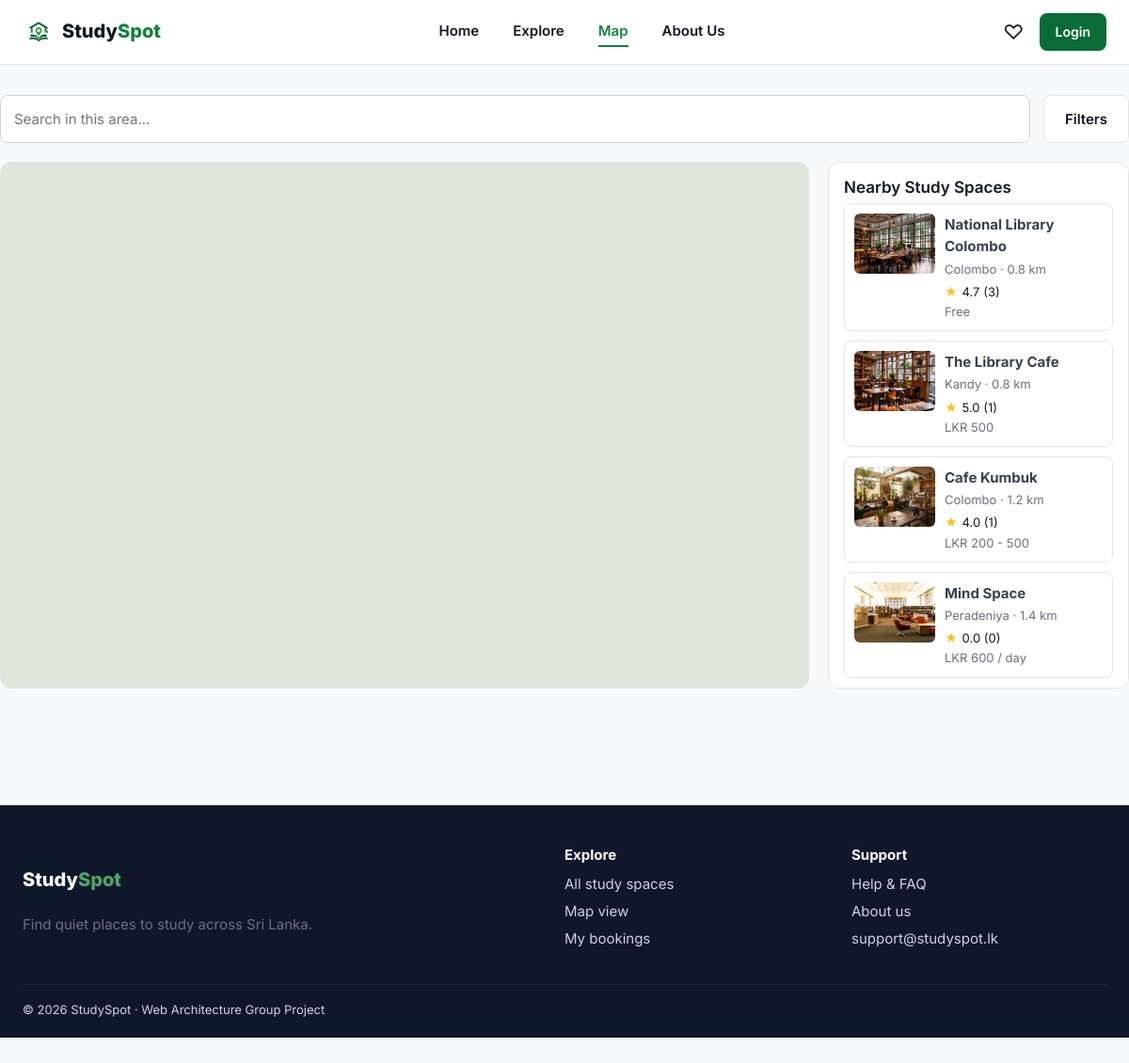
/pages/map.php, run on the app's committed database.
### tables this page shows
CREATE TABLE places (
  id            INT AUTO_INCREMENT PRIMARY KEY,
  name          VARCHAR(150) NOT NULL,
  type          ENUM('library','cafe','coworking','university') NOT NULL,
  city          VARCHAR(100) NOT NULL,
  address       VARCHAR(255) NOT NULL,
  latitude      DECIMAL(10,7) DEFAULT NULL,
  longitude     DECIMAL(10,7) DEFAULT NULL,
  distance_km   DECIMAL(4,1) DEFAULT 0.0,
  wifi          ENUM('none','free','paid') DEFAULT 'free',
  wifi_note     VARCHAR(100) DEFAULT 'High Speed',
  noise_level   ENUM('very_quiet','quiet','moderate','lively') DEFAULT 'quiet',
  noise_note    VARCHAR(100) DEFAULT 'Perfect for deep focus',
  cost_type     ENUM('free','1-200','201-500','500+') DEFAULT 'free',
  cost_label    VARCHAR(60) DEFAULT 'Free',
  price         DECIMAL(10,2) DEFAULT 0.00,
  open_time     TIME DEFAULT '08:00:00',
  close_time    TIME DEFAULT '20:00:00',
  open_days     VARCHAR(60) DEFAULT 'Monday - Sunday',
  description   TEXT,
  cover_image   VARCHAR(255) DEFAULT NULL,
  facilities    VARCHAR(255) DEFAULT 'Power Outlets,Parking,Air Conditioning,Drinking Water,Restrooms',
  created_at    TIMESTAMP DEFAULT CURRENT_TIMESTAMP
);

### includes/functions.php (called while the page is built, shortened)
<?php
function url(string $path = ''): string
{
    return BASE_URL . '/' . ltrim($path, '/');
}
function asset(string $path): string
{
    return url('assets/' . ltrim($path, '/'));
}
function e(?string $value): string
{
    return htmlspecialchars((string)$value, ENT_QUOTES, 'UTF-8');
}
function is_logged_in(): bool
{
    return isset($_SESSION['user_id']);
}
function place_image(?string $file): string
{
    if ($file && file_exists(__DIR__ . '/../assets/img/' . $file)) {
        return asset('img/' . $file);
    }
    return asset('img/placeholder.svg');
}
    ?>

### pages/map.php (the view, shortened to what this page needs)
<?php
require_once __DIR__ . '/../includes/functions.php';
$q = trim($_GET['q'] ?? '');
$sql    = 'SELECT p.*, COALESCE(AVG(r.rating),0) AS avg_rating, COUNT(r.id) AS review_count
           FROM places p LEFT JOIN reviews r ON r.place_id = p.id';
$params = [];
$sql .= ' GROUP BY p.id ORDER BY p.distance_km ASC';
$stmt = $pdo->prepare($sql);
$stmt->execute($params);
$places = $stmt->fetchAll();
$centerLat = $places[0]['latitude']  ?? 6.9271;
$centerLng = $places[0]['longitude'] ?? 79.8612;
$bbox = ($centerLng - 0.25) . ',' . ($centerLat - 0.2) . ',' . ($centerLng + 0.25) . ',' . ($centerLat + 0.2);
$active     = 'map';
require __DIR__ . '/../includes/header.php';
?>
<div class="container page">
    <form method="get" action="<?= url('pages/map.php') ?>" style="display:flex;gap:14px;margin-bottom:20px;">
        <input type="search" name="q" value="<?= e($q) ?>" placeholder="Search in this area...">
        <button class="btn btn--ghost" type="submit">Filters</button>
    </form>
    <div class="map-wrap">
        <div class="map-canvas">
            <iframe
                title="Study spaces map"
                loading="lazy"
                src="https://www.openstreetmap.org/export/embed.html?bbox=<?= e($bbox) ?>&amp;layer=mapnik&amp;marker=<?= e($centerLat) ?>,<?= e($centerLng) ?>">
            </iframe>
        </div>
        <aside class="map-list">
            <h3>Nearby Study Spaces</h3>
            <?php foreach ($places as $p): ?>
                <a class="map-list__item" href="<?= url('pages/place.php') ?>?id=<?= (int)$p['id'] ?>">
                    <img src="<?= e(place_image($p['cover_image'])) ?>" alt="">
                    <div>
                        <b><?= e($p['name']) ?></b>
                        <p class="muted" style="margin:2px 0;font-size:13px;"><?= e($p['city']) ?> &middot; <?= e($p['distance_km']) ?> km</p>
                        <span class="rating" style="font-size:13px;"><span class="star">&#9733;</span>
                            <?= number_format((float)$p['avg_rating'], 1) ?> (<?= (int)$p['review_count'] ?>)</span>
                        <span class="muted" style="font-size:13px;display:block;"><?= e($p['cost_label']) ?></span>
                    </div>
                </a>
            <?php endforeach; ?>
        </aside>
    </div>
</div>
<?php require __DIR__ . '/../includes/footer.php'; ?>

### includes/header.php (shortened to what this page needs)
<?php
require_once __DIR__ . '/functions.php';
$active     = $active ?? '';
$hide_nav   = $hide_nav ?? false;
?>
<!DOCTYPE html>
<html lang="en">
<head>
    <link rel="stylesheet" href="<?= asset('css/style.css') ?>">
</head>
<body>
<?php if (!$hide_nav): ?>
<header class="topbar">
    <div class="topbar__inner">
        <a class="logo" href="<?= url('index.php') ?>">
            <img class="logo__mark" src="<?= asset('img/logo.png') ?>" alt="" width="34" height="34">
            <span class="logo__text">Study<span>Spot</span></span>
        </a>
        <nav class="nav" id="mainNav">
            <a href="<?= url('index.php') ?>"   class="<?= $active === 'home' ? 'is-active' : '' ?>">Home</a>
            <a href="<?= url('pages/explore.php') ?>" class="<?= $active === 'explore' ? 'is-active' : '' ?>">Explore</a>
            <a href="<?= url('pages/map.php') ?>"     class="<?= $active === 'map' ? 'is-active' : '' ?>">Map</a>
            <a href="<?= url('pages/about.php') ?>"   class="<?= $active === 'about' ? 'is-active' : '' ?>">About Us</a>
        </nav>
        <div class="topbar__actions">
            <a href="<?= url('pages/favorites.php') ?>" class="icon-btn" title="My Favourites">&#9825;</a>
            <?php if (is_logged_in()): ?>
                <a href="<?= url('pages/profile.php') ?>" class="avatar" title="<?= e($_SESSION['full_name']) ?>">
                    <?= e(strtoupper(substr($_SESSION['full_name'], 0, 1))) ?>
                </a>
            <?php else: ?>
                <a href="<?= url('pages/login.php') ?>" class="btn btn--sm">Login</a>
            <?php endif; ?>
        </div>
    </div>
</header>
<?php endif; ?>
<main>

### includes/footer.php (shortened to what this page needs)
</main>
<footer class="site-footer">
    <div class="site-footer__inner">
        <div>
            <p class="logo__text logo__text--footer">Study<span>Spot</span></p>
            <p class="muted">Find quiet places to study across Sri Lanka.</p>
        </div>
        <div>
            <h4>Explore</h4>
            <a href="<?= url('pages/explore.php') ?>">All study spaces</a>
            <a href="<?= url('pages/map.php') ?>">Map view</a>
            <a href="<?= url('pages/my-bookings.php') ?>">My bookings</a>
        </div>
        <div>
            <h4>Support</h4>
            <a href="<?= url('pages/help.php') ?>">Help &amp; FAQ</a>
            <a href="<?= url('pages/about.php') ?>">About us</a>
            <a href="mailto:support@studyspot.lk">support@studyspot.lk</a>
        </div>
    </div>
    <p class="site-footer__bottom">&copy; <?= date('Y') ?> StudySpot &middot; Web Architecture Group Project</p>
</footer>
</body>
</html>

### assets/css/style.css (style rules this page uses)
:root { --green-900:#0B6B37; --green-700:#15803D; --green-500:#4CA76A; --green-100:#D7EEDC; --green-50:#EFF7F0; --ink:#111827; --body:#374151; --muted:#6B7280; --line:#E5E5E5; --bg:#F8F9FA; --white:#FFFFFF; --star:#FBBF24; --heart:#F43F5E; --radius:10px; --shadow:0 1px 3px rgba(16,24,40,.08); --shadow-lg:0 6px 20px rgba(16,24,40,.10); }
* { box-sizing:border-box; }
html { scroll-behavior:smooth; }
body { margin:0; font-family:'Inter',-apple-system,Segoe UI,Roboto,sans-serif; background:var(--bg); color:var(--body); font-size:15px; line-height:1.55; }
h1,h2,h3,h4 { color:var(--ink);margin:0 0 .4em;line-height:1.2; }
h3 { font-size:17px;font-weight:600; }
a { color:inherit;text-decoration:none; }
img { max-width:100%;display:block; }
.muted { color:var(--muted); }
.container { max-width:1200px;margin:0 auto;padding:0 24px; }
.page { padding:32px 0 64px; }
.topbar { background:var(--white);border-bottom:1px solid var(--line);position:sticky;top:0;z-index:40; }
.topbar__inner { max-width:1360px;margin:0 auto;padding:14px 24px;display:flex;align-items:center;gap:24px; }
.logo { display:flex;align-items:center;gap:8px; }
.logo__mark { width:34px;height:34px;object-fit:contain; }
.logo__text { font-size:20px;font-weight:800;color:var(--ink); }
.logo__text span { color:var(--green-700); }
.logo__text--footer { color:var(--white); }
.logo__text--footer span { color:var(--green-500); }
.nav { display:flex;gap:36px;margin:0 auto; }
.nav a { font-weight:600;color:var(--ink);padding:4px 0; }
.nav a.is-active { color:var(--green-700);border-bottom:2px solid var(--green-700); }
.topbar__actions { display:flex;align-items:center;gap:16px; }
.icon-btn { font-size:22px;line-height:1;color:var(--ink); }
.btn { display:inline-flex;align-items:center;justify-content:center;gap:8px; padding:12px 22px;border-radius:8px;border:1px solid transparent; background:var(--green-900);color:#fff;font:inherit;font-weight:600;cursor:pointer; }
.btn--ghost { background:#fff;color:var(--ink);border-color:var(--line); }
.btn--sm { padding:8px 16px;font-size:14px; }
input[type=text],input[type=email],input[type=password],input[type=search], input[type=date],input[type=time],input[type=number],select,textarea { width:100%;padding:13px 14px;border:1px solid #D4D4D4;border-radius:8px; font:inherit;background:#fff;color:var(--ink); }
.star { color:var(--star); }
.rating { display:inline-flex;align-items:center;gap:5px;color:var(--ink); }
.map-wrap { display:grid;grid-template-columns:1fr 320px;gap:20px; }
.map-canvas { height:560px;border-radius:12px;overflow:hidden;border:1px solid var(--line);background:#DDE7DA; }
.map-canvas iframe { width:100%;height:100%;border:0; }
.map-list { background:#fff;border:1px solid var(--line);border-radius:12px;padding:16px;max-height:560px;overflow-y:auto; }
.map-list__item { display:flex;gap:10px;padding:10px;border:1px solid var(--line);border-radius:8px;margin-bottom:10px; }
.map-list__item img { width:86px;height:64px;object-fit:cover;border-radius:6px; }
.site-footer { background:#0F172A;color:#CBD5E1;margin-top:60px;padding:44px 24px 20px; }
.site-footer__inner { max-width:1200px;margin:0 auto;display:grid;grid-template-columns:2fr 1fr 1fr;gap:34px; }
.site-footer h4 { color:#fff;font-size:15px;margin-bottom:10px; }
.site-footer a { display:block;color:#CBD5E1;margin-bottom:6px; }
.site-footer__bottom { max-width:1200px;margin:30px auto 0;padding-top:16px;border-top:1px solid #1E293B;font-size:13px; }

### data on the page
places: cover_image (picture), name "National Library Colombo", city "Colombo", distance_km "0.8", avg_rating "4.7", review_count "3", cost_label "Free"
places: cover_image (picture), name "The Library Cafe", city "Kandy", distance_km "0.8", avg_rating "5.0", review_count "1", cost_label "LKR 500"
places: cover_image (picture), name "Cafe Kumbuk", city "Colombo", distance_km "1.2", avg_rating "4.0", review_count "1", cost_label "LKR 200 - 500"
places: cover_image (picture), name "Mind Space", city "Peradeniya", distance_km "1.4", avg_rating "0.0", review_count "0", cost_label "LKR 600 / day"
